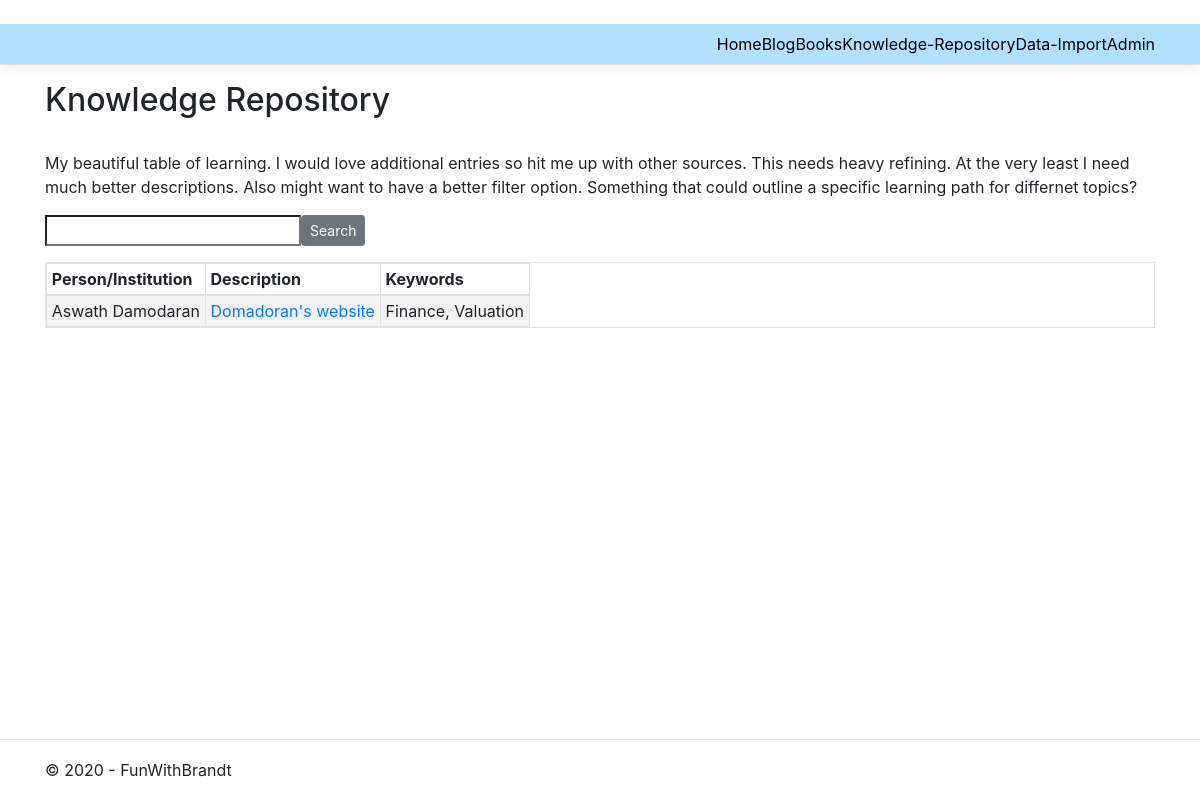
/knowledge-repo/, run on the app's committed database.
### blog/models.py (models this page shows)
class Knowledge(models.Model):
    slug = models.SlugField(max_length=250, unique_for_date='created')
    author = models.CharField(max_length=500)
    description = models.TextField()
    source = models.TextField()
    tags = TaggableManager()
    created = models.DateTimeField(auto_now_add=True)
    updated = models.DateField(auto_now=True)

### blog/views.py (the view)
# urls.py: path('knowledge-repo/', views.knowledge_repo,  name='knowledge_repo'),
def knowledge_repo(request):
    knowledge_list = Knowledge.objects.all()
    return render(request, 'blog/knowledge_repo.html', {'knowledge_list': knowledge_list})

### blog/templates/blog/knowledge_repo.html (shortened to what this page needs)
﻿{% extends "blog/base.html" %}
{% block content %}
    <h2>Knowledge Repository</h2>
    <br />
    <p>
        My beautiful table of learning. I would love additional entries so hit me up with other sources.
        This needs heavy refining. At the very least I need much better descriptions. Also might want to have a better filter option. Something
        that could outline a specific learning path for differnet topics?
    </p>
    <form method="get">
        <div class="form-group">
            <div class="input-group">
                <input id="searchBox" type="search" class="search"/>
                <button class="btn btn-secondary btn-sm">
                    Search
                </button>
            </div>
        </div>
    </form>
    <table class="table table-responsive table-striped table-bordered table-hover table-sm">
        <thead>
            <tr>
                <th>Person/Institution</th>
                <th>Description</th>
                <th>Keywords</th>
            </tr>
        </thead>
        <tbody>
            {% for knowledge in knowledge_list %}
                <tr>
                    <td>{{ knowledge.author }}</td>
                    <td><a href="{{ knowledge.source }}">{{ knowledge.description }}</a></td>
                    <td>{{ knowledge.tags.all|join:", " }}</td>
                </tr>
            {% endfor %}
        </tbody>
    </table>
{% endblock %}

### blog/static/css/site.css (style rules this page uses)
a { color: #0366d6; }
html { font-size: 14px; }
@media (min-width: 768px) { html { font-size: 16px; } }
html { position: relative; min-height: 100%; }
body { margin-bottom: 60px; }

### data on the page
Knowledge: author "Aswath Damodaran", description "Domadoran's website", tags.all "Finance, Valuation"
